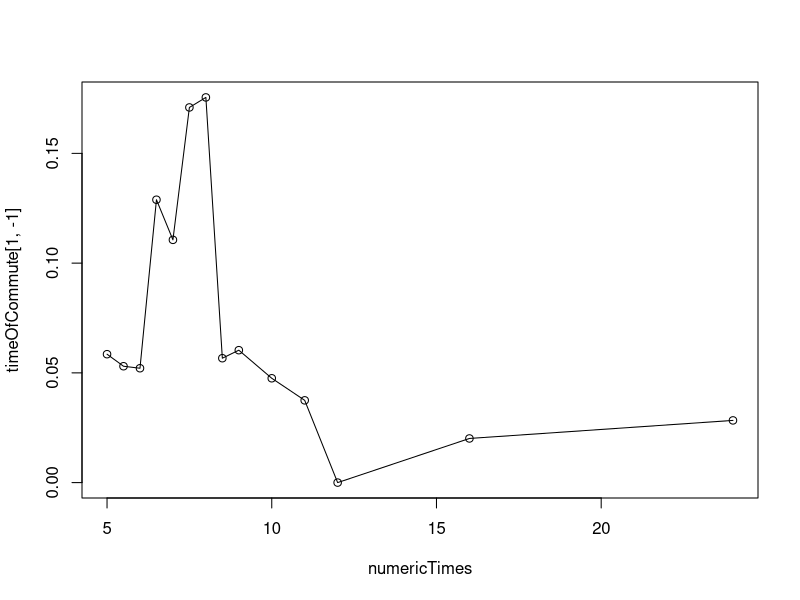
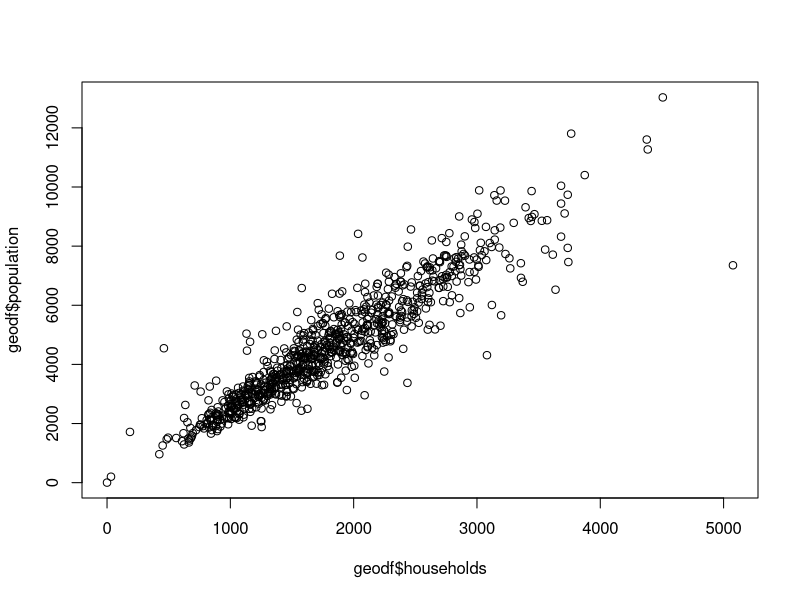
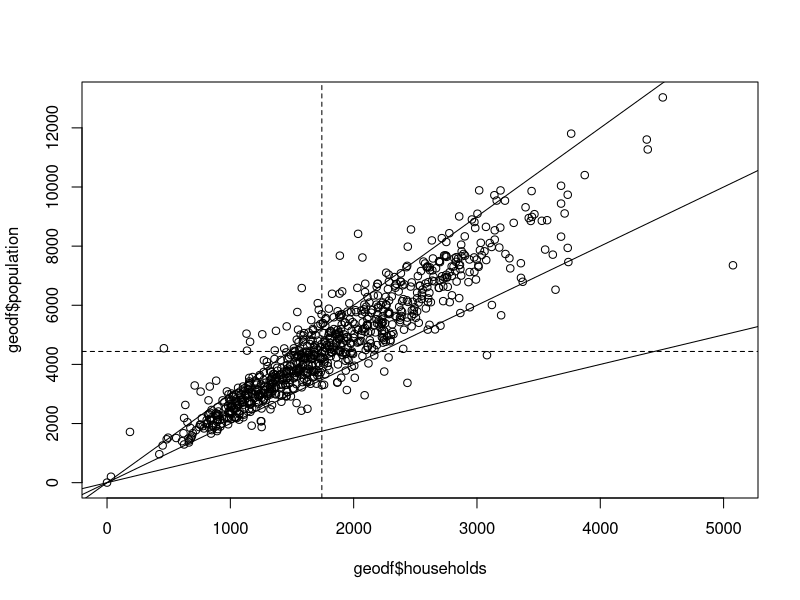
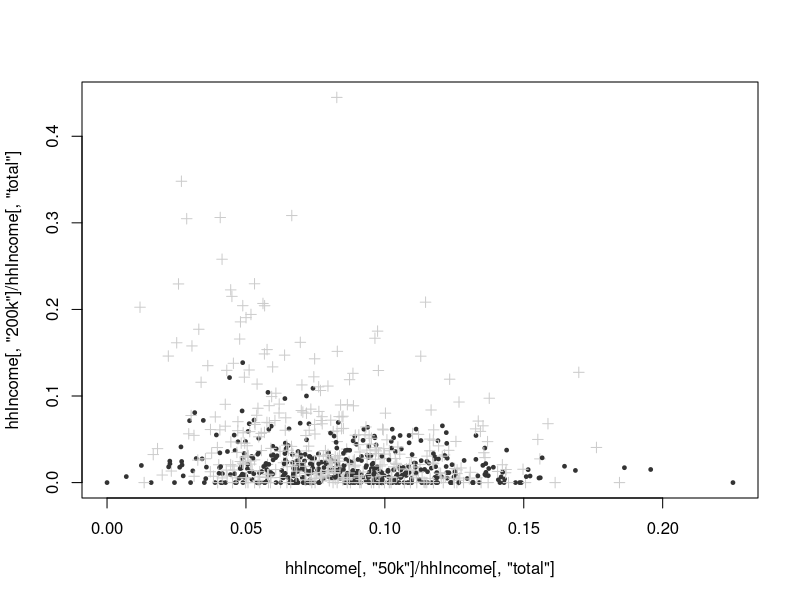
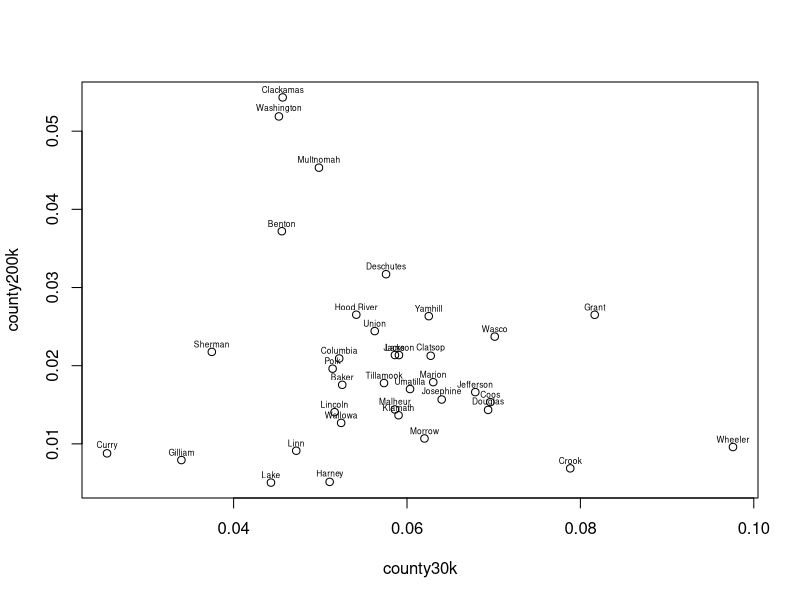
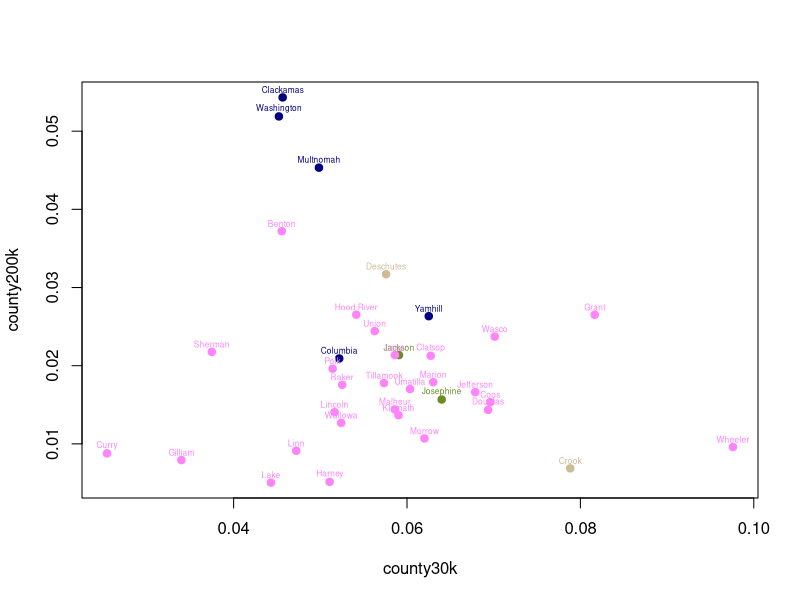
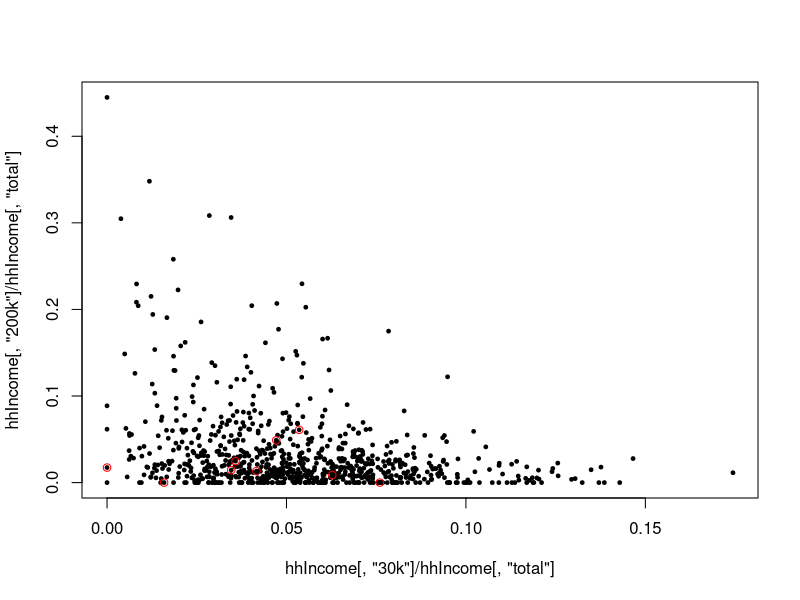
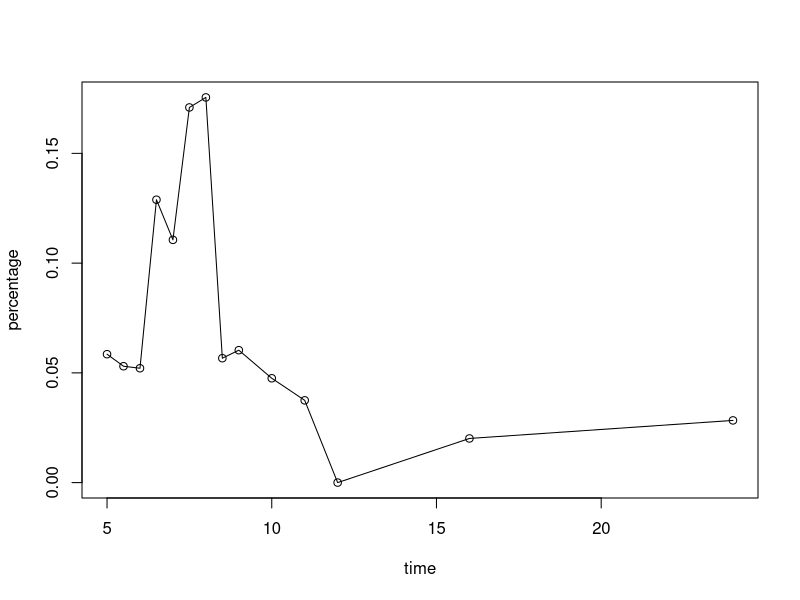

These charts were generated, in order, by the following R code:
# Load libraries

OUTDIR = "../img/ch04/"
dir.create(OUTDIR, FALSE)
options(width=70)

############### copy from last time

lengthOfCommute = read.csv("../data/ch03/lengthOfCommute.csv",as.is=TRUE,check.names=FALSE)
lengthOfCommute = as.matrix(lengthOfCommute)
longCommute = lengthOfCommute[,"45m"] + lengthOfCommute[,"60m"] +
              lengthOfCommute[,"90m"]
longCommutePerc = longCommute / lengthOfCommute[,"total"]
hhIncome = read.csv("../data/ch03/hhIncome.csv",as.is=TRUE, check.names=FALSE)
hhIncome = as.matrix(hhIncome)
cumIncome = t(apply(hhIncome[,-1],1,cumsum)) / hhIncome[,1]
meansOfCommute = read.csv("../data/ch03/meansOfCommute.csv",as.is=TRUE,check.names=FALSE)
meansOfCommute = as.matrix(meansOfCommute)
walkPerc = meansOfCommute[,"walk"] / meansOfCommute[,"total"]
carPerc = meansOfCommute[,"car"] / meansOfCommute[,"total"]
bikePerc = meansOfCommute[,"bike"] / meansOfCommute[,"total"]

############### scatter
geodf = read.csv("../data/ch03/geodf.csv", as.is=TRUE)

pdf(paste0(OUTDIR, "simpleScatter.pdf"), 5, 5)
plot(geodf$households, geodf$population)
dev.off()

pdf(paste0(OUTDIR, "simpleScatterLines.pdf"), 5, 5)
plot(geodf$households, geodf$population)
abline(0,1)
abline(0,2)
abline(0,3)
abline(v=median(geodf$households), lty="dashed")
abline(h=median(geodf$population), lty="dashed")
dev.off()

pchVals = rep(19, nrow(geodf))
pchVals[geodf$csa == "Portland"] = 3

cexVals = rep(0.5, nrow(geodf))
cexVals[geodf$csa == "Portland"] = 1

colVals = rep(grey(0.2), nrow(geodf))
colVals[geodf$csa == "Portland"] = grey(0.8)

pdf(paste0(OUTDIR, "incomeScatter.pdf"), 5, 5)
plot(hhIncome[,"50k"]/hhIncome[,"total"],
     hhIncome[,"200k"]/hhIncome[,"total"],
     pch=pchVals,
     cex=cexVals,
     col=colVals)
dev.off()

############### text

county30k = tapply(hhIncome[,"30k"], geodf$county, sum)
county200k = tapply(hhIncome[,"200k"], geodf$county, sum)
countyTotal = tapply(hhIncome[,"total"], geodf$county, sum)
county30k = county30k / countyTotal
county200k = county200k / countyTotal

pdf(paste0(OUTDIR, "incomeScatterCounty.pdf"), 8, 6)
plot(county30k, county200k)
text(county30k, county200k+0.001, names(county30k),cex=0.5)
dev.off()

csaValues = geodf$csa[match(names(county30k), geodf$county)]
csaValues

csaSet = unique(geodf$csa)
index = match(csaValues, csaSet)
index

colVals = c("orchid1","navy","wheat3","olivedrab")
colVals[index]

pdf(paste0(OUTDIR, "incomeScatterCountyCols.pdf"), 8, 6)
plot(county30k, county200k, col=colVals[index], pch=19)
text(county30k, county200k+0.001, names(county30k),col=colVals[index],cex=0.5)
dev.off()

data.frame(csaSet,colVals)


############### points

pdf(paste0(OUTDIR, "redPointsPlot.pdf"), 5, 5)
plot(hhIncome[,"30k"] / hhIncome[,"total"],
     hhIncome[,"200k"] / hhIncome[,"total"],
     col="black",
     pch=19,
     cex=0.5)

index = which(walkPerc > 0.3)

points(hhIncome[index,"30k"] / hhIncome[index,"total"],
       hhIncome[index,"200k"] / hhIncome[index,"total"],
       col="red")
dev.off()


############### line plot
timeOfCommute = read.csv("../data/ch04/timeOfCommute.csv",
                         as.is=TRUE,check.names=FALSE)
timeOfCommute = as.matrix(timeOfCommute)
timeOfCommute[,-1] = timeOfCommute[,-1] / timeOfCommute[,1]
timeOfCommute[1:5,]

numericTimes = c(5,5.5,6,6.5,7,7.5,8,8.5,9,10,11,12,16,24)

plot(numericTimes, timeOfCommute[1,-1])
lines(numericTimes, timeOfCommute[1,-1])

pdf(paste0(OUTDIR, "simpleLinePlot.pdf"), 8, 5)
plot(numericTimes, timeOfCommute[1,-1], axes=TRUE,
     xlab="time", ylab="percentage")
lines(numericTimes, timeOfCommute[1,-1])
dev.off()

timeOfCommuteDens = timeOfCommute[,-1]
timeOfCommuteDens[,1] = timeOfCommuteDens[,1] / 5
timeOfCommuteDens[,2:9] = timeOfCommuteDens[,2:9] * 2
timeOfCommuteDens[,13] = timeOfCommuteDens[,13] / 4
timeOfCommuteDens[,14] = timeOfCommuteDens[,14] / 8

pdf(paste0(OUTDIR, "betterLinePlot.pdf"), 8, 5)
plot(numericTimes, timeOfCommuteDens[1,], axes=FALSE,
     xlab="time", ylab="percentage")
lines(numericTimes, timeOfCommuteDens[1,])
box()
axis(2)
axis(1,at=numericTimes, label=colnames(timeOfCommuteDens), las=2)
dev.off()

pdf(paste0(OUTDIR, "aggregateLinePlot.pdf"), 8, 5)
plot(numericTimes, timeOfCommuteDens[1,], type="n", axes=FALSE,
     xlab="time", ylab="density", ylim=c(0,0.4))
for(j in 1:nrow(timeOfCommute)) {
  lines(numericTimes, timeOfCommuteDens[j,],col=rgb(0,0,0,0.01))
}
axis(2)
axis(1,at=numericTimes, label=colnames(timeOfCommuteDens), las=2)

medianTimes = apply(timeOfCommuteDens,2,median)
lines(numericTimes, medianTimes)

q1Times = apply(timeOfCommuteDens,2,quantile,probs=0.25)
lines(numericTimes, q1Times, col=rgb(0,0,0), lty="dashed")

q3Times = apply(timeOfCommuteDens,2,quantile,probs=0.75)
lines(numericTimes, q3Times, col=rgb(0,0,0), lty="dashed")
dev.off()


############### scatter plot matrix

tractData = data.frame(walkPerc, carPerc,
                       inc30k=timeOfCommuteDens[,"7am"],
                       inc200k=hhIncome[,"200k"]/hhIncome[,"total"])

tractData = tractData[apply(is.na(tractData),1,sum) == 0, ]

for (i in 1:5) {
  for (j in 1:5) {
    if (i < j) print(paste(i,":",j))
  }
}

pdf(paste0(OUTDIR, "scatterPlotMatrix.pdf"), 8, 8)
par(mfrow=c(4,4))
par(mar=c(1,1,1,1))
par(oma=c(2,2,2,2))
for (i in 1:ncol(tractData)) {
  for (j in 1:ncol(tractData)) {
    plot(tractData[,j],tractData[,i], pch=19,col=rgb(0,0,0,0.2),
         axes=FALSE)
    box()
    if (i == 1) title(main=colnames(tractData)[j])
    if (i == ncol(tractData)) axis(1)
    if (j == 1) axis(2)
  }
}
dev.off()

############### correlation matrix

corMat = cor(tractData)
round(corMat,2)

pdf(paste0(OUTDIR, "correlationMatrix.pdf"), 5, 5)
par(mar=c(0,0,0,0))
plot(1:ncol(corMat),1:ncol(corMat),type="n",axes=FALSE,
     ylim=c(0.6,ncol(corMat)+0.4),xlim=c(0.6,ncol(corMat)+0.4))

for (i in 1:nrow(corMat)) {
  for (j in 1:ncol(corMat)) {
    if (i!=j) {
      points(i,j,pch=19,col=grey(1-abs(corMat[i,j])), cex=3)
      if (corMat[i,j] > 0) text(i,j,"+",col=grey(abs(corMat[i,j])))
      if (corMat[i,j] < 0) text(i,j,"-",col=grey(abs(corMat[i,j])))
    } else {
      text(i,j,colnames(corMat)[j],cex=0.5)
    }
  }
}
dev.off()




